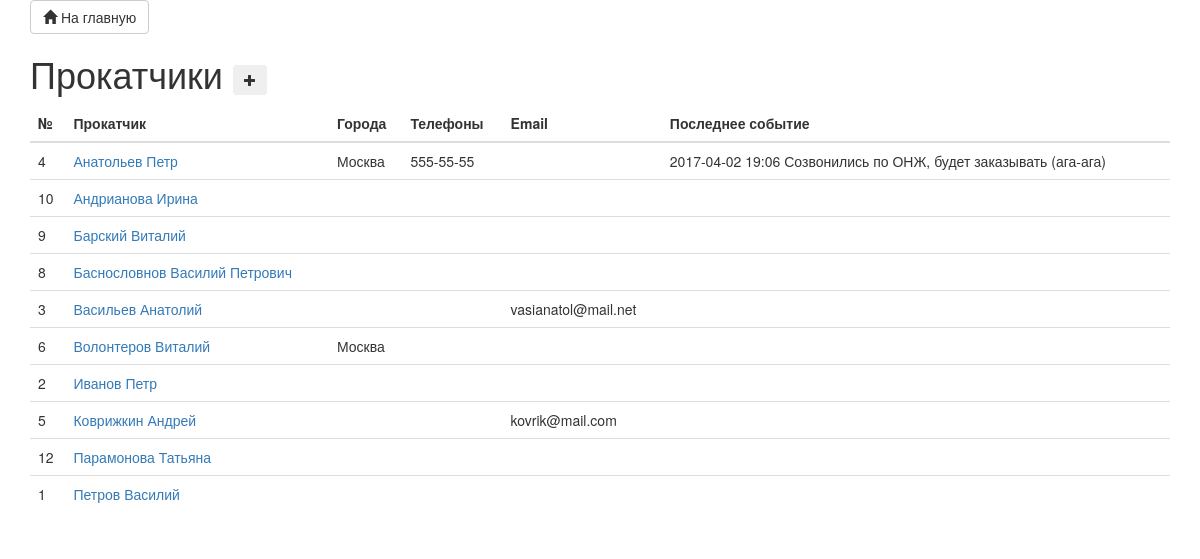
The app's page /crm/contacts/, older data.
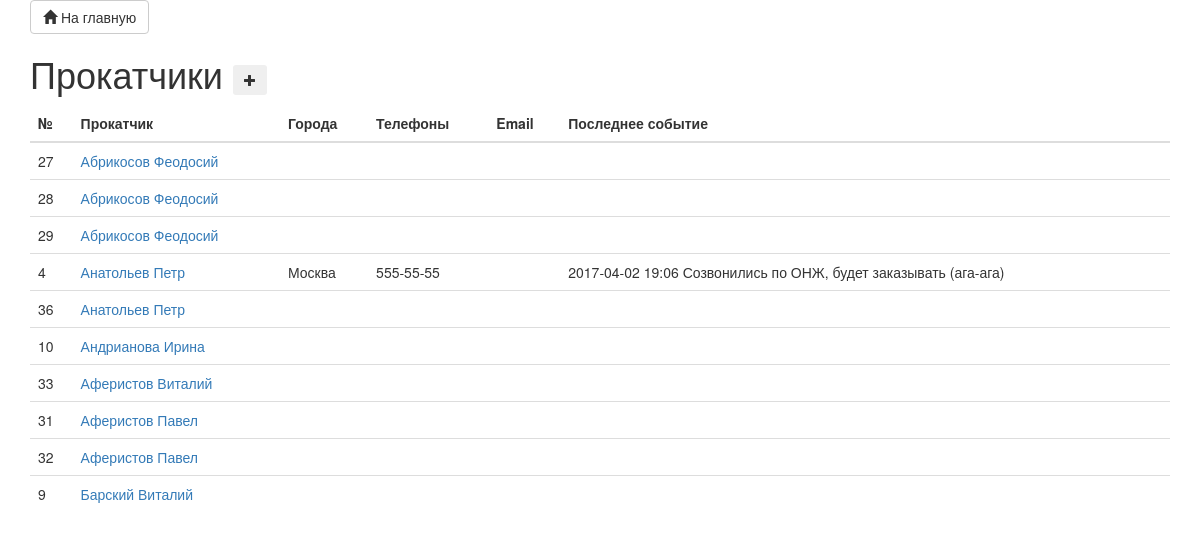
The same page, newer data.
### contlog/models.py (models this page shows, shortened)
class Contact(models.Model):
    name = models.CharField("имя", max_length=250, db_index=True)
    places = models.CharField("города", max_length=250, db_index=True, blank=True)
    phones = models.CharField("телефоны", max_length=250, db_index=True, blank=True)
    email = models.EmailField("email", max_length=250, db_index=True, blank=True)
    requisites = models.TextField("реквизиты", blank=True)
    comments = models.TextField("комментарии", blank=True)
    lastevent = models.CharField("последнее событие", max_length=250, db_index=True, blank=True, editable=False)
    class Meta:
        ordering = ["name"]
        verbose_name = "Прокатчик"
        verbose_name_plural = "Прокатчики"

### contlog/views.py (the view)
class ContactsView(TemplateView):
    template_name = 'contlog/contacts.html'
    contacts = Contact.objects.all() #view.contacts
    def get(self, request, *args, **kwargs):
        self.paginator = Paginator(self.contacts, 10)
        page = request.GET.get('page')
        try:
            self.contacts = self.paginator.page(page)
            self.number = int(page)
        except PageNotAnInteger:
            self.number = 1
            self.contacts = self.paginator.page(self.number)
        except EmptyPage:
            self.number = self.paginator.num_pages
            self.contacts = self.paginator.page(self.number)
        return super(ContactsView, self).get(request, *args, **kwargs)

### contlog/templates/contlog/contacts.html (shortened to what this page needs)
{% extends 'contlog/base.html' %}
{% load static %}
{% block title %}Прокатчики
<button type="button" class="btn btn-sm js-create-cnt" data-url="{% url 'create_contact' %}">
          <span class="glyphicon glyphicon-plus"></span>
          </button>
{% endblock %}
{% block content %}
<table class="table" id="contacts-table">
    <thead>
      <tr>
        <th>№</th>
        <th>Прокатчик</th>
        <th>Города</th>
        <th>Телефоны</th>
        <th>Email</th>
        <th>Последнее событие</th>
      </tr>
    </thead>
    <tbody>
      {% for cnt in view.contacts %}
        <tr>
          <td>{{ cnt.id }}</td>
          <td><a href="{% url 'edit_contact' cnt.id %}">{{ cnt.name }}</a></td>
          <td>{{ cnt.places }}</td>
          <td>{{ cnt.phones }}</td>
          <td>{{ cnt.email }}</td>
          <td>{{ cnt.lastevent }}</td>
        </tr>
      {% empty %}
        <tr>
          <td colspan="7" class="text-center bg-warning">Нет прокатчиков</td>
        </tr>
      {% endfor %}
    </tbody>
  </table>
  {% load bootstrap3 %}
{% endblock %}

Row changes from the older to the newer data that the page shows:
no longer on this page (row unchanged): Contact: id "8", name "Баснословнов Василий Петрович"
no longer on this page (row unchanged): Contact: id "3", name "Васильев Анатолий", email "vasianatol@mail.net"
no longer on this page (row unchanged): Contact: id "6", name "Волонтеров Виталий", places "Москва"
no longer on this page (row unchanged): Contact: id "2", name "Иванов Петр"
no longer on this page (row unchanged): Contact: id "5", name "Коврижкин Андрей", email "kovrik@mail.com"
no longer on this page (row unchanged): Contact: id "12", name "Парамонова Татьяна"
no longer on this page (row unchanged): Contact: id "1", name "Петров Василий"
added Contact: id "27", name "Абрикосов Феодосий"
added Contact: id "28", name "Абрикосов Феодосий"
added Contact: id "29", name "Абрикосов Феодосий"
added Contact: id "36", name "Анатольев Петр"
added Contact: id "33", name "Аферистов Виталий"
added Contact: id "31", name "Аферистов Павел"
added Contact: id "32", name "Аферистов Павел"
